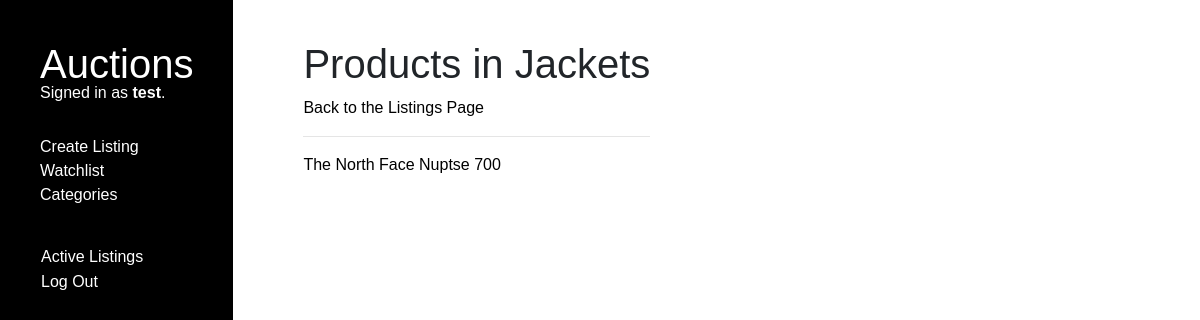
Screenshot of /category/Jackets (signed in) with the database file from the repository.
### auctions/models.py (models this page shows, shortened)
class User(AbstractUser):
    wishlist = models.ManyToManyField('Listing', blank=True, null=True)

class ProductCategory(models.Model):
    category = models.CharField(max_length=64)

class Listing(models.Model):
    seller = models.ForeignKey(User, on_delete=models.CASCADE, related_name="listings")
    title = models.CharField(max_length=64)
    description = models.CharField(max_length=256)
    category = models.ForeignKey(ProductCategory, on_delete=models.CASCADE, related_name="listings")
    photo = models.CharField(max_length=256, null=True, blank=True)
    start_price = models.DecimalField(max_digits=10, decimal_places=2)
    current_price = models.DecimalField(max_digits=10, decimal_places=2, default=0)
    status = models.BooleanField(default=True)

### auctions/views.py (the view)
# urls.py: path("category/<str:name>", views.category, name="category_page"),
def category(request, name):
    category = ProductCategory.objects.filter(category=name).first()
    products = Listing.objects.filter(category=category, status=True)
    return render(request, "auctions/category.html", {"category_name": name, "products": products})

### auctions/templates/auctions/category.html (shortened to what this page needs)
{% extends "auctions/layout.html" %}
{% block body %}
    <h1>Products in {{ category_name }}</h1>
    <a href="{% url 'index' %}" class="back-link">Back to the Listings Page</a>
    <hr>
    <div class="products-container">
        {% for product in products %}
            <a class="product-option" href="{% url "product_page" product_id=product.id %}">{{ product.title }}</a>
        {% empty %}
            <p>Uh oh! There are no listings in this category...</p>
        {% endfor %}
    </div>
{% endblock %}

### auctions/templates/auctions/layout.html (shortened to what this page needs)
{% load static %}
<!DOCTYPE html>
<html lang="en">
    <head>
        <link rel="stylesheet" href="https://stackpath.bootstrapcdn.com/bootstrap/4.4.1/css/bootstrap.min.css">
        <link href="{% static 'auctions/styles.css' %}" rel="stylesheet">
    </head>
    <body>
        <div class="sidebar">
            <div>
                <h1>Auctions</h1>
                <div class="sign-status">
                    {% if user.is_authenticated %}
                        Signed in as <strong>{{ user.username }}</strong>.
                        <div class="user-option">
                            <a href="{%  url 'add' %}">Create Listing</a>
                            <a href="{%  url 'watchlist' %}">Watchlist</a>
                            <a href="{% url 'categories' %}">Categories</a>
                        </div>
                    {% else %}
                        Not signed in.
                    {% endif %}
                </div>
            </div>
            <div class="nav">
                <div class="nav-item">
                    <a class="nav-link" href="{% url 'index' %}">Active Listings</a>
                </div>
                {% if user.is_authenticated %}
                    <div class="nav-item">
                        <a class="nav-link" href="{% url 'logout' %}">Log Out</a>
                    </div>
                {% endif %}
            </div>
        </div>
        <div class="main-body">
            {% block body %}
            {% endblock %}
        </div>
    </body>
</html>

### auctions/static/auctions/styles.css (style rules this page uses)
html { height: auto; }
body { height: 100%; display: flex; flex-direction: row; font-family: Arial, Helvetica, sans-serif; }
.sidebar { min-height: 100vh; height: auto; display: flex; flex-direction: column; margin-right: 30px; padding: 40px; background-color: black; color:white; }
.sidebar .sign-status { margin-top: -15px; }
.sidebar .user-option { display: flex; flex-direction: column; margin-top: 30px; }
.sidebar .user-option a { color: white; }
.sidebar .nav { display: flex; flex-direction: column; justify-content: flex-start; align-items: start; margin-top: 45px; margin-left: -15px; }
.sidebar .nav .nav-item a { margin-top: -15px; color:white; }
.main-body { padding: 40px; }
.main-body a { color: black; }
.categories-container, .products-container { display: flex; flex-direction: column; flex-wrap: wrap; }

### rows the page displays
User: username "test"
ProductCategory: category "Jackets"
Listing: title "The North Face Nuptse 700"
